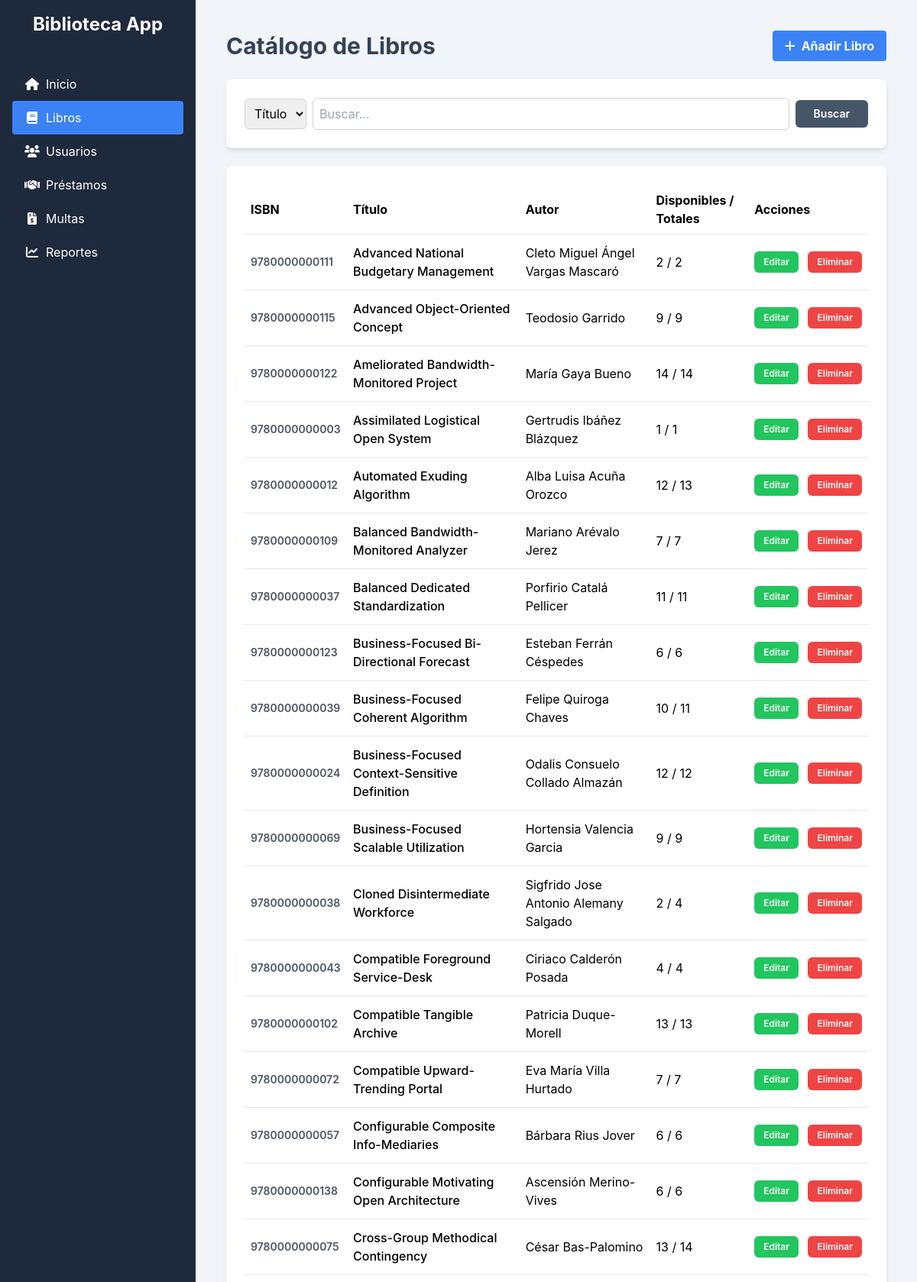
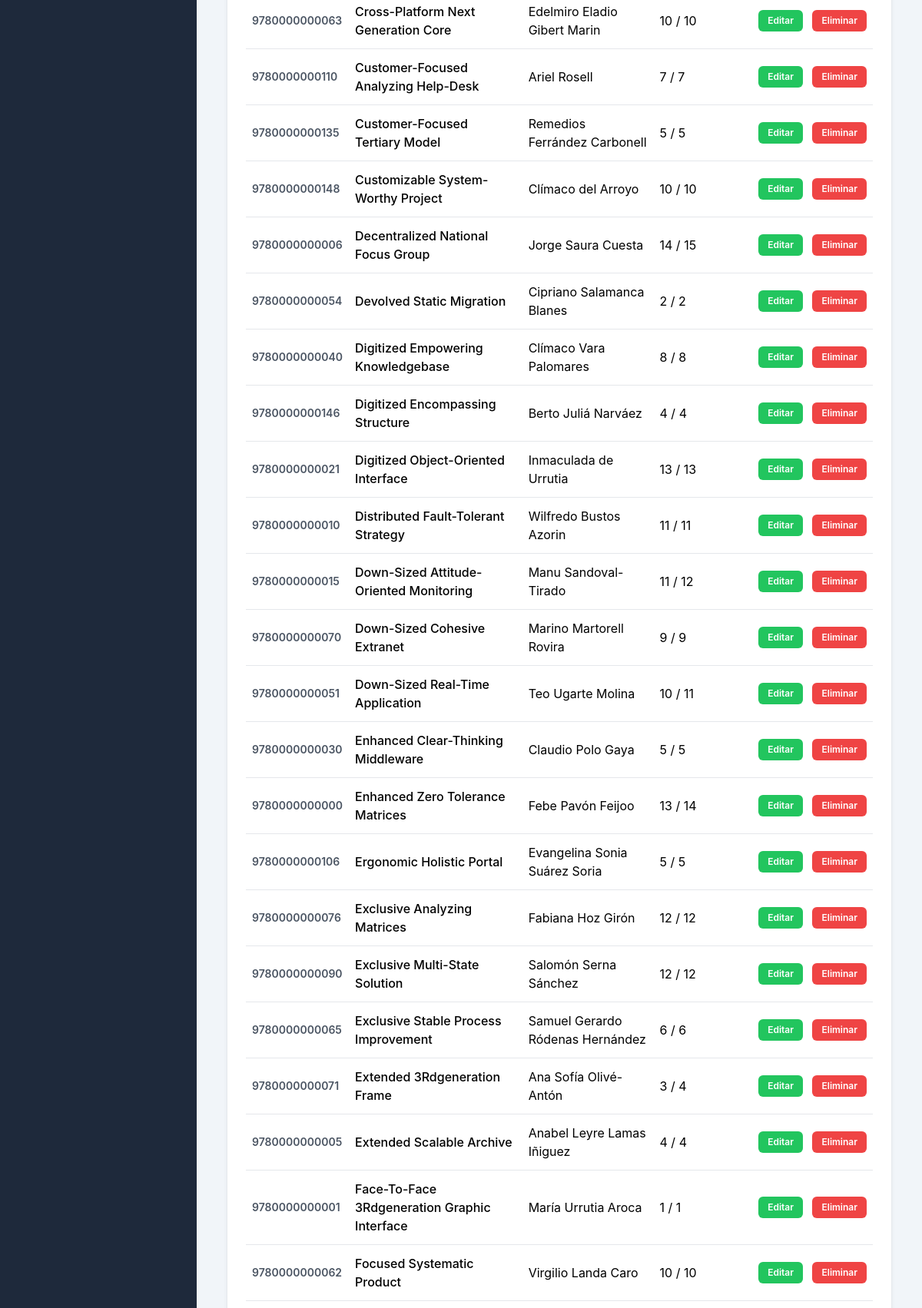
The app's page /libros/ (signed in, upper part) with its own data (2 pictures, top to bottom).
### GestionApp/models.py (models this page shows, shortened)
class Libro(models.Model):
    isbn = models.CharField(max_length=20, primary_key=True)
    titulo = models.CharField(max_length=255)
    autor = models.CharField(max_length=255)
    ano_publicacion = models.CharField(max_length=4, blank=True, null=True)
    categoria = models.ForeignKey(Categoria, on_delete=models.SET_NULL, null=True, blank=True)
    editorial = models.ForeignKey(Editorial, on_delete=models.SET_NULL, null=True, blank=True)
    stock = models.OneToOneField(Stock, on_delete=models.CASCADE)

class Stock(models.Model):
    id = models.AutoField(primary_key=True)
    copias_totales = models.PositiveIntegerField(default=1)
    copias_disponibles = models.PositiveIntegerField(default=1)

### GestionApp/decorators.py (the view)
    def wrapper(request, *args, **kwargs):
        if 'login_usuario_id' not in request.session:
            return redirect('login')
        return function(request, *args, **kwargs)

### GestionApp/views.py (called while the page is built)
@login_required
def libros_view(request):
    query = request.GET.get('q', '')
    campo = request.GET.get('campo', 'titulo')
    libros = Libro.objects.select_related('stock', 'categoria', 'editorial').all()
    if query:
        if campo == 'titulo':
            libros = libros.filter(titulo__icontains=query)
        elif campo == 'autor':
            libros = libros.filter(autor__icontains=query)
    return render(request, 'GestionApp/lista_libros.html', {
        'libros': libros.order_by('titulo'),
        'query': query,
        'campo_seleccionado': campo
    })

### GestionApp/templates/GestionApp/lista_libros.html (shortened to what this page needs)
{% extends 'GestionApp/base.html' %}
{% block content %}
<div class="flex justify-between items-center mb-6">
    <h2 class="text-3xl font-bold text-slate-700">Catálogo de Libros</h2>
    <button id="add-libro-btn" class="bg-blue-500 hover:bg-blue-600 text-white font-bold py-2 px-4 rounded">
        <i class="fas fa-plus mr-2"></i>Añadir Libro
    </button>
</div>
<div class="bg-white p-6 rounded-lg shadow-md mb-6">
    <form method="GET" action="{% url 'lista_libros' %}">
        <div class="flex items-center gap-x-2">
            <select name="campo" class="p-2 border border-gray-300 rounded-md shadow-sm">
                <option value="titulo" {% if campo_seleccionado == 'titulo' %}selected{% endif %}>Título</option>
            </select>
            <input
                type="text"
                name="q"
                value="{{ query|default:'' }}"
                class="flex-grow block w-full p-2 border border-gray-300 rounded-md shadow-sm"
                placeholder="Buscar...">
            <button type="submit" class="rounded-md bg-slate-600 px-6 py-2 text-sm font-semibold text-white shadow-sm hover:bg-slate-500">Buscar</button>
        </div>
    </form>
</div>
<div class="bg-white p-6 rounded-lg shadow-md overflow-x-auto">
    <table class="w-full text-left">
        <thead>
            <tr class="border-b"><th class="py-2 px-2">ISBN</th><th class="py-2 px-2">Título</th><th class="py-2 px-2">Autor</th><th class="py-2 px-2">Disponibles / Totales</th><th class="py-2 px-2">Acciones</th></tr>
        </thead>
        <tbody id="book-table-body">
            {% for libro in libros %}
            <tr class="border-b hover:bg-gray-50">
                <td class="py-3 px-2 text-sm text-gray-600 font-semibold">{{ libro.isbn }}</td>
                <td class="py-3 px-2 font-medium">{{ libro.titulo }}</td>
                <td class="py-3 px-2">{{ libro.autor }}</td>
                <td class="py-3 px-2">{{ libro.stock.copias_disponibles }} / {{ libro.stock.copias_totales }}</td>
                <td class="py-3 px-2 space-x-2 whitespace-nowrap">
                    <button data-url="{% url 'libro_editar' isbn=libro.isbn %}" class="edit-btn text-xs bg-green-500 text-white px-3 py-1.5 rounded-md hover:bg-green-600 font-semibold">Editar</button>
                    <button data-url="{% url 'libro_eliminar' isbn=libro.isbn %}" class="delete-btn text-xs bg-red-500 text-white px-3 py-1.5 rounded-md hover:bg-red-600 font-semibold">Eliminar</button>
                </td>
            </tr>
            {% empty %}
            <tr><td colspan="5" class="text-center py-10">No se encontraron libros.</td></tr>
            {% endfor %}
        </tbody>
    </table>
</div>
{% endblock %}

### GestionApp/templates/GestionApp/base.html (style rules this page uses)
body { font-family: 'Inter', sans-serif; }

### records on screen
Libro: isbn "9780000000111", titulo "Advanced National Budgetary Management", autor "Cleto Miguel Ángel Vargas Mascaró", stock.copias_disponibles "2", stock.copias_totales "2"
Libro: isbn "9780000000115", titulo "Advanced Object-Oriented Concept", autor "Teodosio Garrido", stock.copias_disponibles "9", stock.copias_totales "9"
Libro: isbn "9780000000122", titulo "Ameliorated Bandwidth-Monitored Project", autor "María Gaya Bueno", stock.copias_disponibles "14", stock.copias_totales "14"
Libro: isbn "9780000000003", titulo "Assimilated Logistical Open System", autor "Gertrudis Ibáñez Blázquez", stock.copias_disponibles "1", stock.copias_totales "1"
Libro: isbn "9780000000012", titulo "Automated Exuding Algorithm", autor "Alba Luisa Acuña Orozco", stock.copias_disponibles "12", stock.copias_totales "13"
Libro: isbn "9780000000109", titulo "Balanced Bandwidth-Monitored Analyzer", autor "Mariano Arévalo Jerez", stock.copias_disponibles "7", stock.copias_totales "7"
Libro: isbn "9780000000037", titulo "Balanced Dedicated Standardization", autor "Porfirio Catalá Pellicer", stock.copias_disponibles "11", stock.copias_totales "11"
Libro: isbn "9780000000123", titulo "Business-Focused Bi-Directional Forecast", autor "Esteban Ferrán Céspedes", stock.copias_disponibles "6", stock.copias_totales "6"
Libro: isbn "9780000000039", titulo "Business-Focused Coherent Algorithm", autor "Felipe Quiroga Chaves", stock.copias_disponibles "10", stock.copias_totales "11"
Libro: isbn "9780000000024", titulo "Business-Focused Context-Sensitive Definition", autor "Odalis Consuelo Collado Almazán", stock.copias_disponibles "12", stock.copias_totales "12"
Libro: isbn "9780000000069", titulo "Business-Focused Scalable Utilization", autor "Hortensia Valencia Garcia", stock.copias_disponibles "9", stock.copias_totales "9"
Libro: isbn "9780000000038", titulo "Cloned Disintermediate Workforce", autor "Sigfrido Jose Antonio Alemany Salgado", stock.copias_disponibles "2", stock.copias_totales "4"
Libro: isbn "9780000000043", titulo "Compatible Foreground Service-Desk", autor "Ciriaco Calderón Posada", stock.copias_disponibles "4", stock.copias_totales "4"
Libro: isbn "9780000000102", titulo "Compatible Tangible Archive", autor "Patricia Duque-Morell", stock.copias_disponibles "13", stock.copias_totales "13"
Libro: isbn "9780000000072", titulo "Compatible Upward-Trending Portal", autor "Eva María Villa Hurtado", stock.copias_disponibles "7", stock.copias_totales "7"
Libro: isbn "9780000000057", titulo "Configurable Composite Info-Mediaries", autor "Bárbara Rius Jover", stock.copias_disponibles "6", stock.copias_totales "6"
Libro: isbn "9780000000138", titulo "Configurable Motivating Open Architecture", autor "Ascensión Merino-Vives", stock.copias_disponibles "6", stock.copias_totales "6"
Libro: isbn "9780000000075", titulo "Cross-Group Methodical Contingency", autor "César Bas-Palomino", stock.copias_disponibles "13", stock.copias_totales "14"
Libro: isbn "9780000000063", titulo "Cross-Platform Next Generation Core", autor "Edelmiro Eladio Gibert Marin", stock.copias_disponibles "10", stock.copias_totales "10"
Libro: isbn "9780000000110", titulo "Customer-Focused Analyzing Help-Desk", autor "Ariel Rosell", stock.copias_disponibles "7", stock.copias_totales "7"
Libro: isbn "9780000000135", titulo "Customer-Focused Tertiary Model", autor "Remedios Ferrández Carbonell", stock.copias_disponibles "5", stock.copias_totales "5"
Libro: isbn "9780000000148", titulo "Customizable System-Worthy Project", autor "Clímaco del Arroyo", stock.copias_disponibles "10", stock.copias_totales "10"
Libro: isbn "9780000000006", titulo "Decentralized National Focus Group", autor "Jorge Saura Cuesta", stock.copias_disponibles "14", stock.copias_totales "15"
Libro: isbn "9780000000054", titulo "Devolved Static Migration", autor "Cipriano Salamanca Blanes", stock.copias_disponibles "2", stock.copias_totales "2"
Libro: isbn "9780000000040", titulo "Digitized Empowering Knowledgebase", autor "Clímaco Vara Palomares", stock.copias_disponibles "8", stock.copias_totales "8"
Libro: isbn "9780000000146", titulo "Digitized Encompassing Structure", autor "Berto Juliá Narváez", stock.copias_disponibles "4", stock.copias_totales "4"
Libro: isbn "9780000000021", titulo "Digitized Object-Oriented Interface", autor "Inmaculada de Urrutia", stock.copias_disponibles "13", stock.copias_totales "13"
Libro: isbn "9780000000010", titulo "Distributed Fault-Tolerant Strategy", autor "Wilfredo Bustos Azorin", stock.copias_disponibles "11", stock.copias_totales "11"
Libro: isbn "9780000000015", titulo "Down-Sized Attitude-Oriented Monitoring", autor "Manu Sandoval-Tirado", stock.copias_disponibles "11", stock.copias_totales "12"
Libro: isbn "9780000000070", titulo "Down-Sized Cohesive Extranet", autor "Marino Martorell Rovira", stock.copias_disponibles "9", stock.copias_totales "9"
Libro: isbn "9780000000051", titulo "Down-Sized Real-Time Application", autor "Teo Ugarte Molina", stock.copias_disponibles "10", stock.copias_totales "11"
Libro: isbn "9780000000030", titulo "Enhanced Clear-Thinking Middleware", autor "Claudio Polo Gaya", stock.copias_disponibles "5", stock.copias_totales "5"
Libro: isbn "9780000000000", titulo "Enhanced Zero Tolerance Matrices", autor "Febe Pavón Feijoo", stock.copias_disponibles "13", stock.copias_totales "14"
Libro: isbn "9780000000106", titulo "Ergonomic Holistic Portal", autor "Evangelina Sonia Suárez Soria", stock.copias_disponibles "5", stock.copias_totales "5"
Libro: isbn "9780000000076", titulo "Exclusive Analyzing Matrices", autor "Fabiana Hoz Girón", stock.copias_disponibles "12", stock.copias_totales "12"
Libro: isbn "9780000000090", titulo "Exclusive Multi-State Solution", autor "Salomón Serna Sánchez", stock.copias_disponibles "12", stock.copias_totales "12"
Libro: isbn "9780000000065", titulo "Exclusive Stable Process Improvement", autor "Samuel Gerardo Ródenas Hernández", stock.copias_disponibles "6", stock.copias_totales "6"
Libro: isbn "9780000000071", titulo "Extended 3Rdgeneration Frame", autor "Ana Sofía Olivé-Antón", stock.copias_disponibles "3", stock.copias_totales "4"
Libro: isbn "9780000000005", titulo "Extended Scalable Archive", autor "Anabel Leyre Lamas Iñiguez", stock.copias_disponibles "4", stock.copias_totales "4"
Libro: isbn "9780000000001", titulo "Face-To-Face 3Rdgeneration Graphic Interface", autor "María Urrutia Aroca", stock.copias_disponibles "1", stock.copias_totales "1"
Libro: isbn "9780000000062", titulo "Focused Systematic Product", autor "Virgilio Landa Caro", stock.copias_disponibles "10", stock.copias_totales "10"
